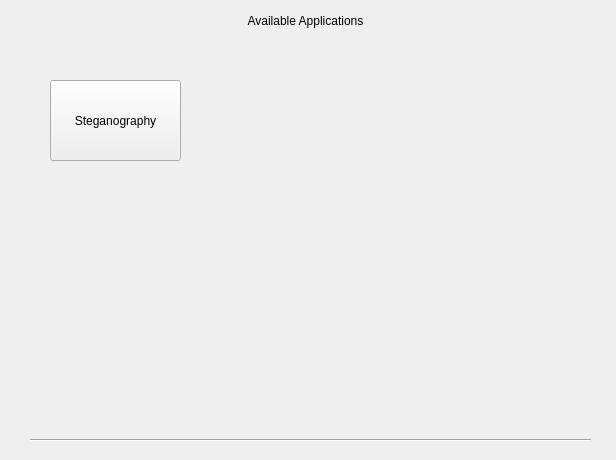
<?xml version="1.0" encoding="UTF-8"?>
<ui version="4.0">
 <class>Form</class>
 <widget class="QWidget" name="Form">
  <property name="geometry">
   <rect>
    <x>0</x>
    <y>0</y>
    <width>616</width>
    <height>460</height>
   </rect>
  </property>
  <property name="windowTitle">
   <string>Form</string>
  </property>
  <widget class="QPushButton" name="pushButton">
   <property name="geometry">
    <rect>
     <x>50</x>
     <y>80</y>
     <width>131</width>
     <height>81</height>
    </rect>
   </property>
   <property name="text">
    <string>Steganography</string>
   </property>
  </widget>
  <widget class="QLabel" name="label">
   <property name="geometry">
    <rect>
     <x>50</x>
     <y>10</y>
     <width>511</width>
     <height>21</height>
    </rect>
   </property>
   <property name="text">
    <string>Available Applications</string>
   </property>
   <property name="alignment">
    <set>Qt::AlignCenter</set>
   </property>
  </widget>
  <widget class="Line" name="line">
   <property name="geometry">
    <rect>
     <x>30</x>
     <y>430</y>
     <width>561</width>
     <height>20</height>
    </rect>
   </property>
   <property name="orientation">
    <enum>Qt::Horizontal</enum>
   </property>
  </widget>
 </widget>
 <resources/>
 <connections/>
</ui>
